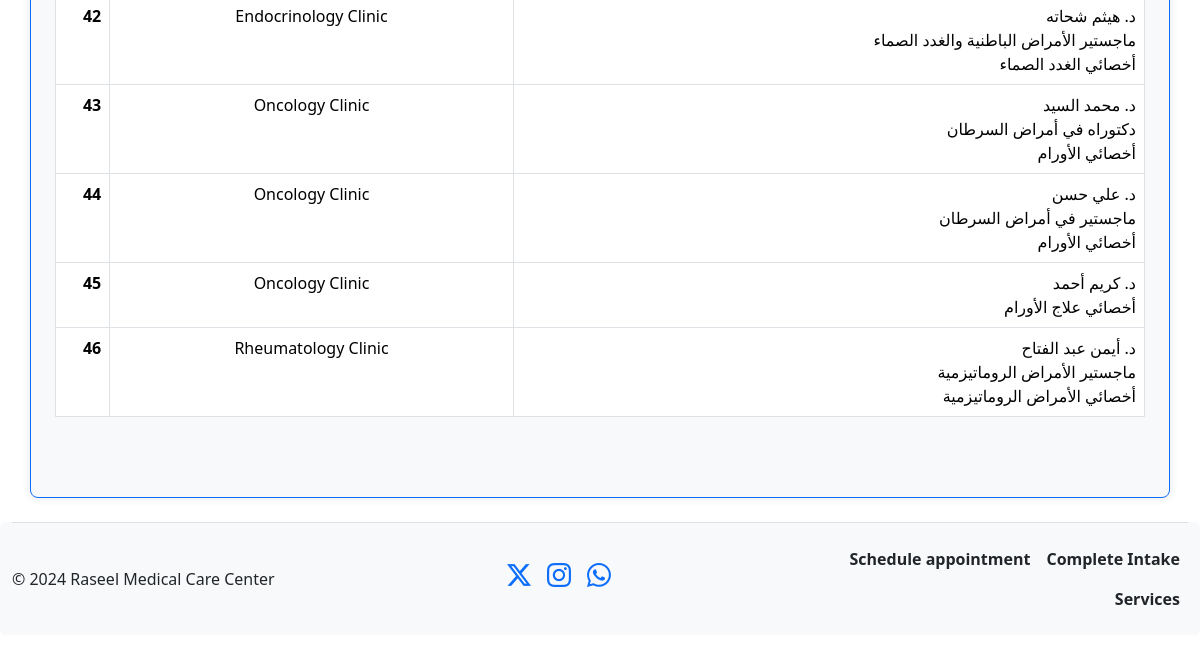
Before: /about (lower part) with the older database file.
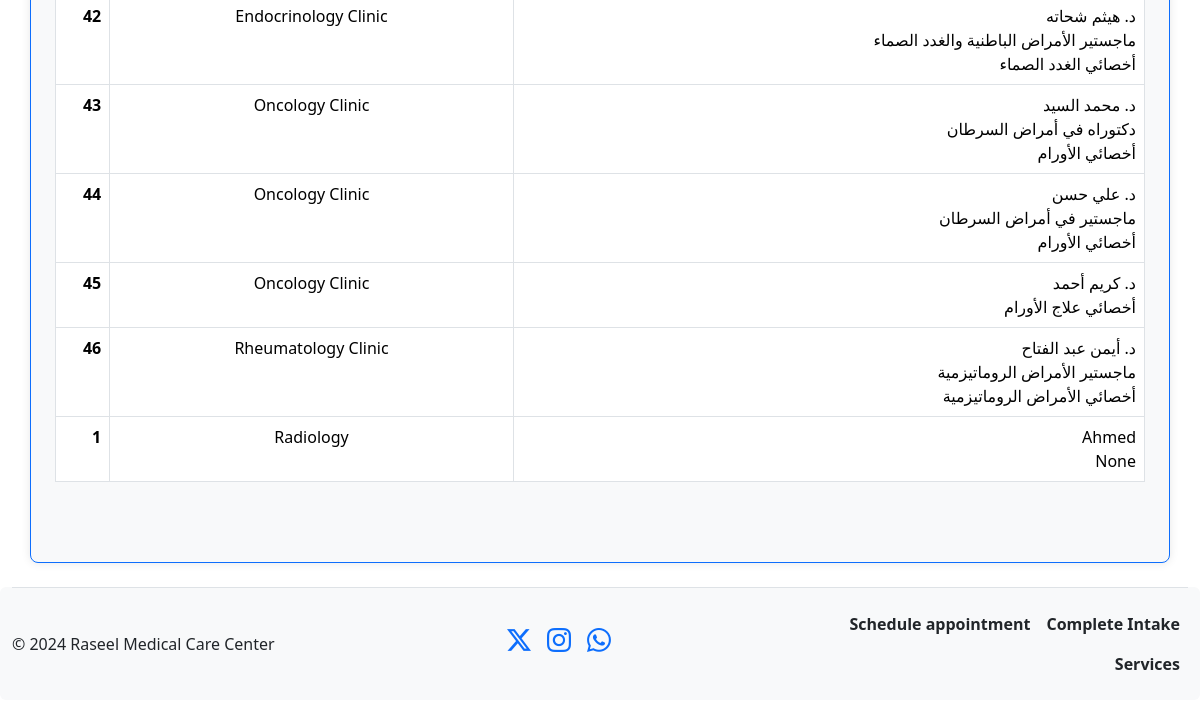
After: the same page with the newer database file.
### models/doctor.py (models this page shows)
class Doctor(m.StaffMember, UserMixin):
    __tablename__ = "doctors"
    email: so.Mapped[str] = so.mapped_column(
        sa.String(120), index=True, unique=True, nullable=False
    )
    certificates: so.Mapped[str] = so.mapped_column(sa.String(256),
                                                    nullable=False)
    department_id: so.Mapped[str] = so.mapped_column(
        sa.ForeignKey("departments.id"), index=True, nullable=False
    )
    department: so.Mapped["m.Department"] = so.relationship(
        "Department", back_populates="doctors"
    )
    appointments: so.Mapped[List["m.Appointment"]] = so.relationship(
        "Appointment", back_populates="doctor"
    )
    timeslots: so.Mapped[List["m.TimeSlot"]] = so.relationship(
        "TimeSlot", back_populates="doctor"
    )
    working_hours: so.Mapped[List["m.WorkingHours"]] = so.relationship(
                                                                       "WorkingHours",
                                                                       back_populates="doctor"
                                                                       )

### models/department.py (models this page shows)
class Department(BaseModel):
    __tablename__ = "departments"
    name: so.Mapped[str] = so.mapped_column(sa.String(64),
                                            index=True,
                                            nullable=False)
    description: so.Mapped[Optional[str]] = so.mapped_column(sa.String(256))
    doctors: so.Mapped[List["m.Doctor"]] = so.relationship(
        "Doctor", back_populates="department"
    )
    patients: so.Mapped[List["m.Patient"]] = so.relationship(
        "Patient", back_populates="department"
    )

### web_flask/main/routes.py (the view)
@bp.route("/about")
def about():
    doctors = db.session.scalars(sa.select(m.Doctor))
    return render_template("about.html", title="About - Raseel", doctors=doctors)

### web_flask/__init__.py (called while the page is built)
def get_locale():
    return request.accept_languages.best_match(current_app.config['LANGUAGES'])

### web_flask/main/routes.py (called while the page is built)
@bp.before_app_request
def before_request():
    if request.endpoint == "auth.staff_login": # This should be changed to ['staff.raseel.com'] in request.host
        login_manager.login_view = "auth.staff_login"
        login_manager.login_message = "Staff: Please log in to access this page."
    else:
        login_manager.login_view = "auth.login"
        login_manager.login_message = "Please log in to access this page."
    if current_user.is_authenticated:
        current_user.last_seen = m.base_model.gen_datetime()
        db.session.commit()
        g.search_form = SearchForm()
    g.locale = str(get_locale())

### web_flask/templates/about.html (shortened to what this page needs)
{% extends "base_visitors.html" %}
{% block content %}
        <section class="container team mt-3 border border-primary">
            <div class="container my-5">
                <table class="table table-bordered table-hover text-end">
                    <tbody>
                        <tr>
                            <th scope="row">42</th>
                            <td>Endocrinology Clinic</td>
                            <td>د. هيثم شحاته<br>ماجستير الأمراض الباطنية والغدد الصماء<br>أخصائي الغدد الصماء</td>
                        </tr>
                        <tr>
                            <th scope="row">43</th>
                            <td>Oncology Clinic</td>
                            <td>د. محمد السيد<br>دكتوراه في أمراض السرطان<br>أخصائي الأورام</td>
                        </tr>
                        <tr>
                            <th scope="row">44</th>
                            <td>Oncology Clinic</td>
                            <td>د. علي حسن<br>ماجستير في أمراض السرطان<br>أخصائي الأورام</td>
                        </tr>
                        <tr>
                            <th scope="row">45</th>
                            <td>Oncology Clinic</td>
                            <td>د. كريم أحمد<br>أخصائي علاج الأورام</td>
                        </tr>
                        <tr>
                            <th scope="row">46</th>
                            <td>Rheumatology Clinic</td>
                            <td>د. أيمن عبد الفتاح<br>ماجستير الأمراض الروماتيزمية<br>أخصائي الأمراض الروماتيزمية</td>
                        </tr>
                        {% for doctor in doctors %}
                        <tr>
                            <th scope="row">{{ loop.index }}</th>
                            <td>{{ doctor.department.name }}</td>
                            <td>{{ doctor.name }}<br>{{ doctor.certificates }}</td>
                        </tr>
                        {% endfor %}
                    </tbody>
                </table>
            </div>
        </section>
{% endblock content %}

### web_flask/templates/base_visitors.html (shortened to what this page needs)
<!DOCTYPE html>
<html lang="en">
    <head>
        <link rel="stylesheet" href="../static/css/styles.css">
        <link href="https://cdn.jsdelivr.net/npm/bootstrap@5.3.3/dist/css/bootstrap.min.css" rel="stylesheet">
        <link rel="stylesheet" href="https://cdn.jsdelivr.net/npm/bootstrap-icons@1.11.3/font/bootstrap-icons.min.css">
    </head>
    <body>
          {% block content %}
          {% endblock content %}
          <section class="bg-light rounded">
            <div class="container-fluid">
              <footer class="d-flex flex-wrap justify-content-between align-items-center py-3 my-4 border-top">
                <p class="col-md-3 mb-0 text-dark">{{ _('&copy; 2024 Raseel Medical Care Center') }}</p>
                <ul class="nav col-md-4 justify-content-center align-items-center list-unstyled d-flex">
                  <li class="ms-3"><a href="https://x.com/raseel_center" target="_blank"><h4><i class="bi bi-twitter-x"></i></h4></a></li>
                  <li class="ms-3"><a href="https://www.instagram.com/raseel_center/" target="_blank"><h4><i class="bi bi-instagram"></i></h4></a></li>
                  <li class="ms-3"><a href="https://wa.me/966112047700" target="_blank"><h4><i class="bi bi-whatsapp"></i></h4></a></li>
                </ul>
                <ul class="nav col-md-4 justify-content-end">
                  <li class="nav-item"><a href="#" class="nav-link px-2 text-dark fw-bold">{{ _('Schedule appointment') }}</a></li>
                  <li class="nav-item"><a href="#" class="nav-link px-2 text-dark fw-bold">{{ _('Complete Intake') }}</a></li>
                  <li class="nav-item"><a href="#services" class="nav-link px-2 text-dark fw-bold">{{ _('Services') }}</a></li>
                </ul>
              </footer>
            </div>
      </section>
</html>

### web_flask/static/css/styles.css (style rules this page uses)
a[href="#services"] { text-decoration: none; transition: background-color 0.3s ease; }
.team { background-color: #f8f9fa; padding: 2rem; min-height: 100vh; width: 70%; border-radius: 0.5rem; box-shadow: 0 0 10px rgba(0, 0, 0, 0.1); }
.table { vertical-align: middle; }

Changed rows visible on the page:
added Doctor: department.name "Radiology", name "Ahmed", certificates "None"
